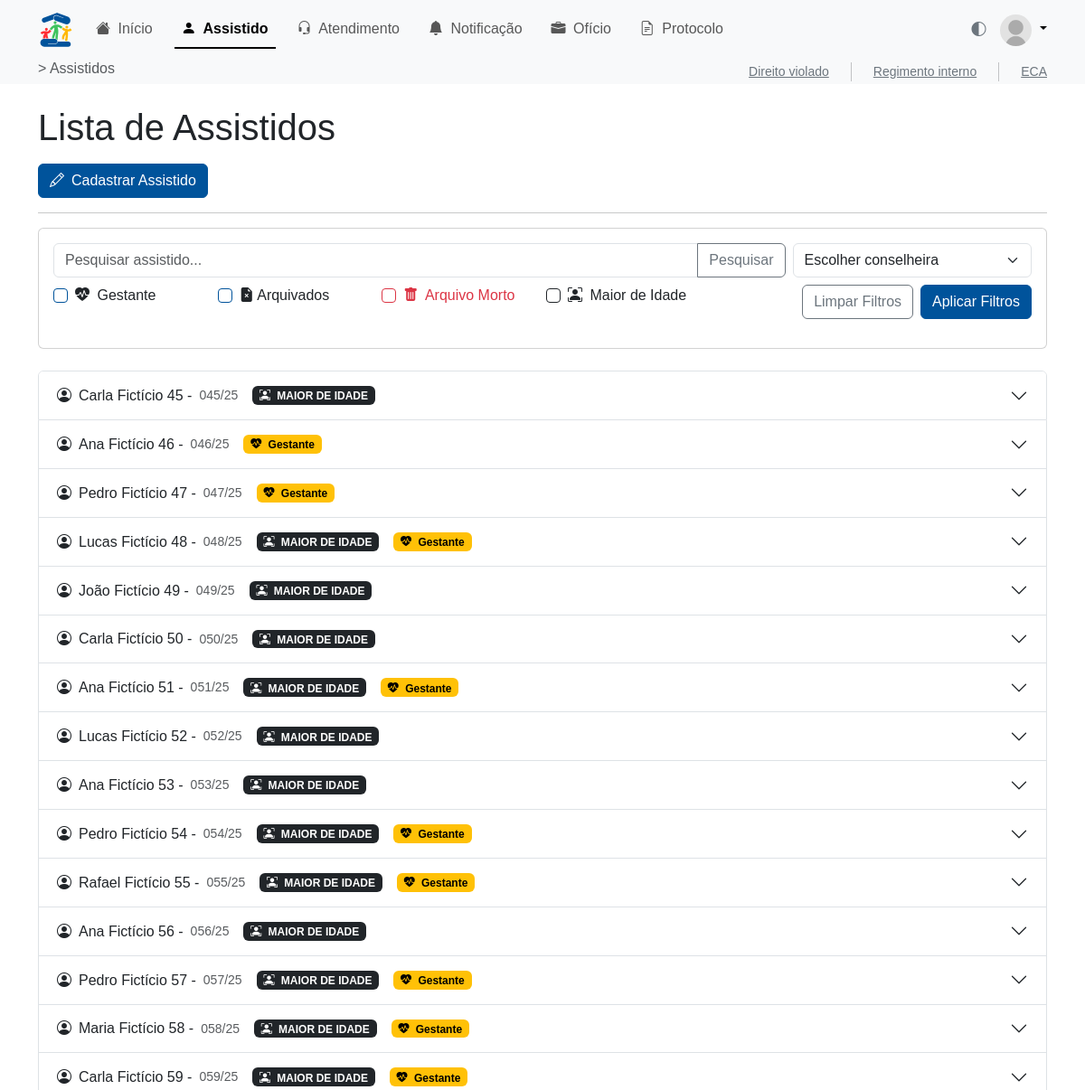
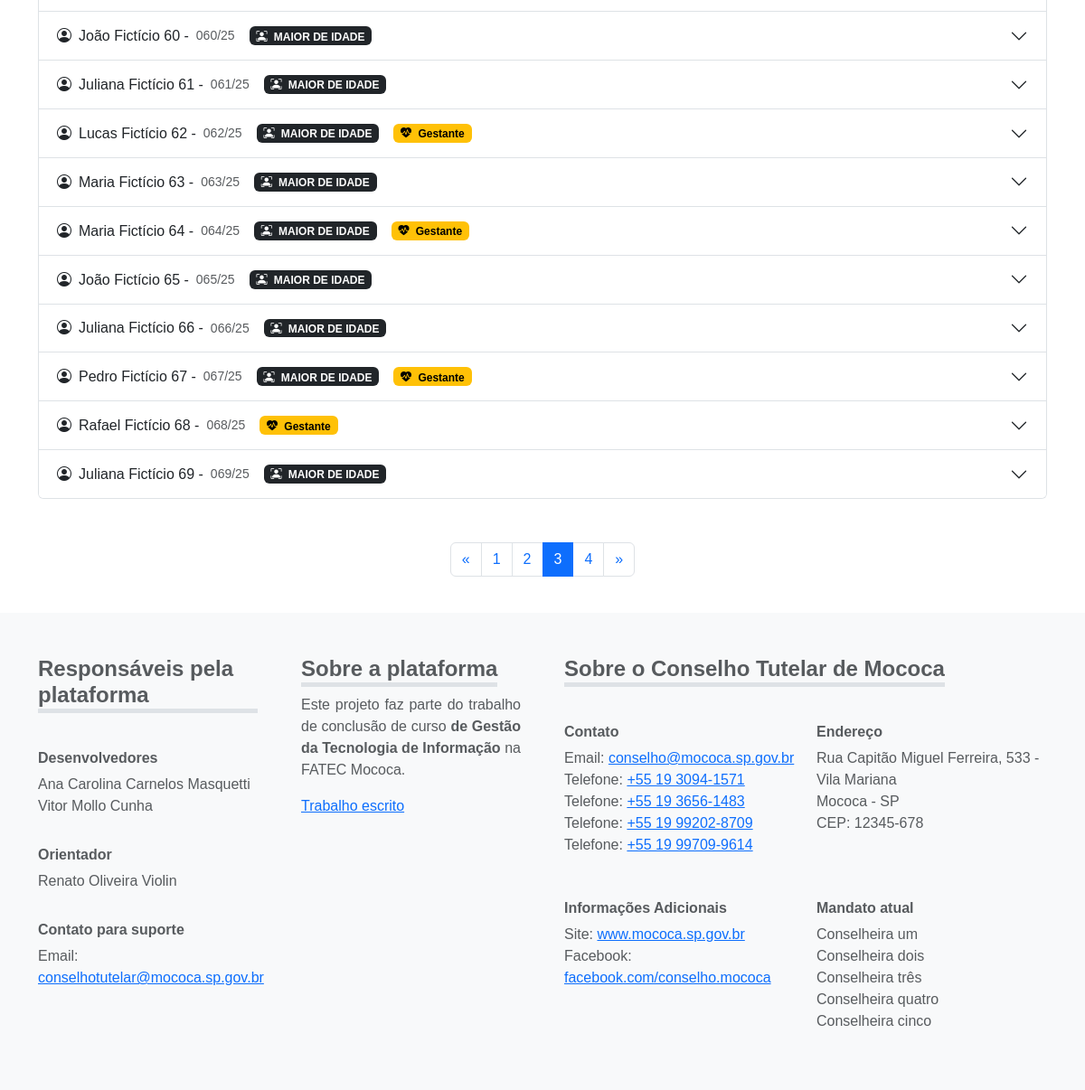
Screenshot of /assistido/?page=3 with the database file from the repository (2 pictures, top to bottom).
### assistido/models.py (models this page shows, shortened)
class Assistido(models.Model):
    id_assist = models.AutoField(primary_key=True)
    nmcompleto_assist = models.CharField(max_length=255)
    numero_assist = models.CharField(max_length=50, blank=True, null=True)
    dn_assist = models.DateField(blank=True, null=True)  # Data de nascimento
    nmgenitor_assist = models.CharField(max_length=255, blank=True, null=True)
    nmgenitora_assist = models.CharField(max_length=255, blank=True, null=True)
    DTCADASTRO = models.DateTimeField(auto_now_add=True, verbose_name='Data de Cadastro')
    TIPOS_RESPONSAVEL = [
        ("tio", "Tio"),
        ("tia", "Tia"),
        ("avo", "Avô/Avó"),
        ("primo", "Primo/Prima"),
        ("outro", "Outro"),
    ]
    nmresponsavel_assist = models.CharField(
        max_length=50, choices=TIPOS_RESPONSAVEL, default="outro"
    )
    outro_responsavel = models.CharField(
        max_length=255, blank=True, null=True,
        help_text="Preencher se o tipo do responsável for 'Outro'."
    )
    escola_assist = models.CharField(max_length=255, blank=True, null=True)
    rua_assist = models.CharField(max_length=255, blank=True, null=True)
    bairro_assist = models.CharField(max_length=100, blank=True, null=True)
    cidade_assist = models.CharField(max_length=100, blank=True, null=True)
    numerocasa_assist = models.CharField(max_length=20, blank=True, null=True)
    id_conselheira = models.ForeignKey(
        Conselheira,
        on_delete=models.SET_NULL,
        null=True,
        blank=True,
        related_name='assistidos'
    )
    gestante_assist = models.BooleanField(default=False)
    arquivomorto_assist = models.BooleanField(default=False)
    arquivado_assist = models.BooleanField(default=False)
    filaarquivomorto_assist = models.BooleanField(default=False)
    dtarquivomorto_assist = models.DateField(blank=True, null=True)

### assistido/views.py (the view)
# urls.py: path('', views.assistido_view, name='assistidos'),
def assistido_view(request):
    from usuario.models import Conselheira
    q = request.GET.get('q', '').strip()
    conselheira_id = request.GET.get('conselheira')
    gestante = request.GET.get('gestante') == 'on'
    arquivado = request.GET.get('arquivado') == 'on'
    arquivomorto = request.GET.get('arquivomorto') == 'on'
    maior_idade = request.GET.get('maior_idade') == 'on'
    assistidos_qs = Assistido.objects.all()
    if q:
        assistidos_qs = assistidos_qs.filter(nmcompleto_assist__icontains=q)
    if conselheira_id and conselheira_id.isdigit():
        assistidos_qs = assistidos_qs.filter(id_conselheira_id=int(conselheira_id))
    if gestante:
        assistidos_qs = assistidos_qs.filter(gestante_assist=True)
    if arquivado:
        assistidos_qs = assistidos_qs.filter(arquivado_assist=True)
    if arquivomorto:
        assistidos_qs = assistidos_qs.filter(arquivomorto_assist=True)
    if maior_idade:
        from datetime import date
        hoje = date.today()
        data_limite = date(hoje.year - 18, hoje.month, hoje.day)
        assistidos_qs = assistidos_qs.filter(dn_assist__lte=data_limite)
    from django.core.paginator import Paginator, EmptyPage, PageNotAnInteger
    page = request.GET.get('page', 1)
    paginator = Paginator(assistidos_qs, 25)
    try:
        assistidos = paginator.page(page)
    except PageNotAnInteger:
        assistidos = paginator.page(1)
    except EmptyPage:
        assistidos = paginator.page(paginator.num_pages)
    conselheiras = Conselheira.objects.all()
    return render(request, 'assistido/assistidos.html', {
        'pagina_atual': 'assistidos',
        'page_title': 'Assistidos',
        'assistidos': assistidos,
        'conselheiras': conselheiras,
        'request': request
    })

### assistido/templatetags/assistido_extras.py (called while the page is built)
@register.filter
def age(value):
    if not value:
        return ''
    today = date.today()
    try:
        return today.year - value.year - ((today.month, today.day) < (value.month, value.day))
    except Exception:
        return ''

@register.filter
def format_telefone(value):
    if not value:
        return ''
    num = re.sub(r'\D', '', value)
    if num.startswith('55'):
        num = num[2:]
    if len(num) == 11:
        return f'{num[0:2]} {num[2:7]}-{num[7:]}'
    elif len(num) == 10:
        return f'{num[0:2]} {num[2:6]}-{num[6:]}'
    elif len(num) == 9:
        return f'{num[0:5]}-{num[5:]}'
    elif len(num) == 8:
        return f'{num[0:4]}-{num[4:]}'
    return value

### assistido/templates/assistido/assistidos.html (shortened to what this page needs)
{% extends 'base.html' %}
{% load assistido_extras %}
{% block content %}
<main style="min-height: 57em;">
  <div class="container my-4">
    <h1 class="mb-3">Lista de Assistidos</h1>
    <button type="button" class="btn btn-primary me-2" data-bs-toggle="modal" data-bs-target="#modalCadastrarAssistido">
      <i class="bi bi-pencil pe-2"></i>Cadastrar Assistido
    </button>
    <hr>
    <div class="card mb-4">
      <div class="card-body container">
        <form method="get" class="mb-3 row g-2">
          <div class="col-lg-9">
            <div class="input-group">
              <input type="text" class="form-control" name="q" value="{{ request.GET.q|default:'' }}" placeholder="Pesquisar assistido...">
              <button class="btn btn-outline-secondary" type="submit">Pesquisar</button>
            </div>
          </div>
          <div class="col-lg-3">
            <select id="inputConselheira" name="conselheira" class="form-select">
              <option value="">Escolher conselheira</option>
            </select>
          </div>
          <div class="col-lg-2">
            <div class="form-check">
              <input type="checkbox" class="form-check-input border-primary" id="inputGestante" name="gestante" {% if request.GET.gestante %}checked{% endif %}>
              <label class="form-check-label" for="inputGestante"><i class="bi bi-heart-pulse-fill me-1"></i> Gestante</label>
            </div>
          </div>
          <div class="col-lg-2">
            <div class="form-check">
              <input type="checkbox" class="form-check-input border-primary" id="inputArquivados" name="arquivado" {% if request.GET.arquivado %}checked{% endif %}>
              <label class="form-check-label" for="inputArquivados"><i class="bi bi-file-earmark-x-fill"></i> Arquivados</label>
            </div>
          </div>
          <div class="col-lg-2">
            <div class="form-check">
              <input type="checkbox" class="form-check-input border-danger" id="inputArquivoMorto" name="arquivomorto" {% if request.GET.arquivomorto %}checked{% endif %}>
              <label class="form-check-label text-danger" for="inputArquivoMorto"><i class="bi bi-trash-fill me-1"></i> Arquivo Morto</label>
            </div>
          </div>
          <div class="col-lg-2">
            <div class="form-check">
              <input type="checkbox" class="form-check-input border-dark" id="inputMaiorIdade" name="maior_idade" {% if request.GET.maior_idade %}checked{% endif %}>
              <label class="form-check-label" for="inputMaiorIdade"><i class="bi bi-person-bounding-box me-1"></i> Maior de Idade</label>
            </div>
          </div>
          <div class="col-lg-4 d-flex justify-content-end">
            <a href="{% url 'assistido:assistidos' %}" class="btn btn-outline-secondary me-2">Limpar Filtros</a>
            <button type="submit" class="btn btn-primary">Aplicar Filtros</button>
          </div>
        </form>
      </div>
    </div>
    <div class="accordion" id="assistidosAccordion">
      {% for a in assistidos %}
      <div class="accordion-item">
        <h2 class="accordion-header" id="heading{{ a.id_assist }}">
          <button class="accordion-button collapsed" type="button" data-bs-toggle="collapse"
            data-bs-target="#collapse{{ a.id_assist }}" aria-expanded="false" aria-controls="collapse{{ a.id_assist }}">
            <i class="bi bi-person-circle me-2"></i>
            {{ a.nmcompleto_assist }} - <small class="text-muted ms-2">{{ a.numero_assist }}/{{ a.DTCADASTRO|date:'y' }}</small>
            {% if a.dn_assist and a.dn_assist|age >= 18 %}
              <span class="badge text-bg-dark ms-3">
                <i class="bi bi-person-bounding-box me-1"></i>
                MAIOR DE IDADE
              </span>
            {% endif %}
            {% if a.gestante_assist %}
              <span class="badge text-bg-warning ms-3">
                <i class="bi bi-heart-pulse-fill me-1"></i>
                Gestante
              </span>
            {% endif %}
          </button>
        </h2>
      </div>
      {% empty %}
      <p class="text-muted">Nenhum assistido encontrado.</p>
      {% endfor %}
    </div>
      <div class="d-flex justify-content-center mt-5 w-100">
        <nav>
          <ul class="pagination">
            <li class="page-item {% if not assistidos.has_previous or assistidos.paginator.num_pages == 1 %}disabled{% endif %}">
              <a class="page-link" href="{% if assistidos.has_previous %}?page={{ assistidos.previous_page_number }}{% else %}#{% endif %}" aria-label="Previous" tabindex="-1">
                <span aria-hidden="true">&laquo;</span>
              </a>
            </li>
            {% for num in assistidos.paginator.page_range %}
              <li class="page-item {% if assistidos.number == num %}active{% endif %}">
                <a class="page-link" href="?page={{ num }}">{{ num }}</a>
              </li>
            {% endfor %}
            <li class="page-item {% if not assistidos.has_next or assistidos.paginator.num_pages == 1 %}disabled{% endif %}">
              <a class="page-link" href="{% if assistidos.has_next %}?page={{ assistidos.next_page_number }}{% else %}#{% endif %}" aria-label="Next" tabindex="-1">
                <span aria-hidden="true">&raquo;</span>
              </a>
            </li>
          </ul>
        </nav>
      </div>
  </div>
</main>
{% endblock %}

### static/css/main.css (style rules this page uses)
html,body { height: 100%; }

### static/css/custom.css (style rules this page uses)
:root { --bs-body-font-family: 'Nunito Sans', sans-serif !important; }
:root { --bs-primary: #00539b !important; --bs-primary-rgb: 0, 83, 155 !important; }
.btn-primary { background-color: var(--bs-primary); border-color: var(--bs-primary); }
[data-bs-theme="light"] { --bs-primary: #00539b !important; --bs-body-bg: #ffffff; }

### rows the page displays
Assistido: nmcompleto_assist "Carla Fictício 45", numero_assist "045", DTCADASTRO "25", dn_assist "MAIOR DE IDADE"
Assistido: nmcompleto_assist "Ana Fictício 46", numero_assist "046", DTCADASTRO "25", gestante_assist True (drawn)
Assistido: nmcompleto_assist "Pedro Fictício 47", numero_assist "047", DTCADASTRO "25", gestante_assist True (drawn)
Assistido: nmcompleto_assist "Lucas Fictício 48", numero_assist "048", DTCADASTRO "25", dn_assist "MAIOR DE IDADE", gestante_assist True (drawn)
Assistido: nmcompleto_assist "João Fictício 49", numero_assist "049", DTCADASTRO "25", dn_assist "MAIOR DE IDADE"
Assistido: nmcompleto_assist "Carla Fictício 50", numero_assist "050", DTCADASTRO "25", dn_assist "MAIOR DE IDADE"
Assistido: nmcompleto_assist "Ana Fictício 51", numero_assist "051", DTCADASTRO "25", dn_assist "MAIOR DE IDADE", gestante_assist True (drawn)
Assistido: nmcompleto_assist "Lucas Fictício 52", numero_assist "052", DTCADASTRO "25", dn_assist "MAIOR DE IDADE"
Assistido: nmcompleto_assist "Ana Fictício 53", numero_assist "053", DTCADASTRO "25", dn_assist "MAIOR DE IDADE"
Assistido: nmcompleto_assist "Pedro Fictício 54", numero_assist "054", DTCADASTRO "25", dn_assist "MAIOR DE IDADE", gestante_assist True (drawn)
Assistido: nmcompleto_assist "Rafael Fictício 55", numero_assist "055", DTCADASTRO "25", dn_assist "MAIOR DE IDADE", gestante_assist True (drawn)
Assistido: nmcompleto_assist "Ana Fictício 56", numero_assist "056", DTCADASTRO "25", dn_assist "MAIOR DE IDADE"
Assistido: nmcompleto_assist "Pedro Fictício 57", numero_assist "057", DTCADASTRO "25", dn_assist "MAIOR DE IDADE", gestante_assist True (drawn)
Assistido: nmcompleto_assist "Maria Fictício 58", numero_assist "058", DTCADASTRO "25", dn_assist "MAIOR DE IDADE", gestante_assist True (drawn)
Assistido: nmcompleto_assist "Carla Fictício 59", numero_assist "059", DTCADASTRO "25", dn_assist "MAIOR DE IDADE", gestante_assist True (drawn)
Assistido: nmcompleto_assist "João Fictício 60", numero_assist "060", DTCADASTRO "25", dn_assist "MAIOR DE IDADE"
Assistido: nmcompleto_assist "Juliana Fictício 61", numero_assist "061", DTCADASTRO "25", dn_assist "MAIOR DE IDADE"
Assistido: nmcompleto_assist "Lucas Fictício 62", numero_assist "062", DTCADASTRO "25", dn_assist "MAIOR DE IDADE", gestante_assist True (drawn)
Assistido: nmcompleto_assist "Maria Fictício 63", numero_assist "063", DTCADASTRO "25", dn_assist "MAIOR DE IDADE"
Assistido: nmcompleto_assist "Maria Fictício 64", numero_assist "064", DTCADASTRO "25", dn_assist "MAIOR DE IDADE", gestante_assist True (drawn)
Assistido: nmcompleto_assist "João Fictício 65", numero_assist "065", DTCADASTRO "25", dn_assist "MAIOR DE IDADE"
Assistido: nmcompleto_assist "Juliana Fictício 66", numero_assist "066", DTCADASTRO "25", dn_assist "MAIOR DE IDADE"
Assistido: nmcompleto_assist "Pedro Fictício 67", numero_assist "067", DTCADASTRO "25", dn_assist "MAIOR DE IDADE", gestante_assist True (drawn)
Assistido: nmcompleto_assist "Rafael Fictício 68", numero_assist "068", DTCADASTRO "25", gestante_assist True (drawn)
Assistido: nmcompleto_assist "Juliana Fictício 69", numero_assist "069", DTCADASTRO "25", dn_assist "MAIOR DE IDADE"

### other values shown
{{ num }} "1" "2" "3" "4"
